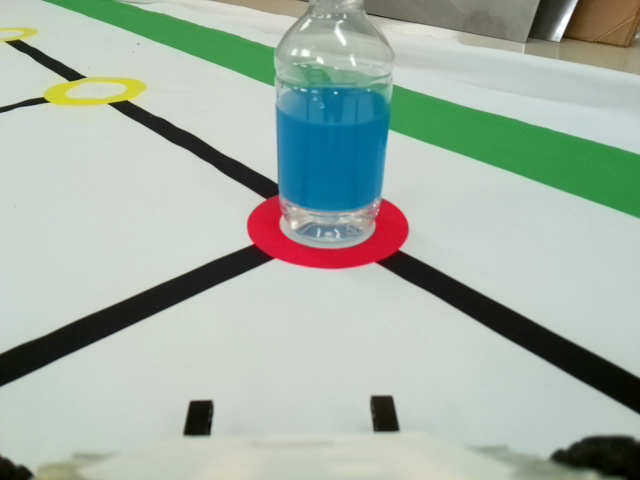
//> input picture captured_image.jpg, 640 x 480 px
$ ./hsv_camera   (built with g++ and OpenCV 4)
//> lines starting //> are read from the running program, lines starting //| are printed output that depends on the picture; after the words box and inside, x2 and y2 are one past the last pixel; in counts of white or black regions, pixels touching at a corner belong together
#include <iostream>
#include <opencv2/highgui/highgui.hpp>
#include <opencv2/imgproc/imgproc.hpp>
using namespace std;
using namespace cv;

// 抽出する画像の輝度値の範囲を指定
#define H_MAX 105
#define H_MIN 95
#define S_MAX 255
#define S_MIN 50
#define V_MAX 255
#define V_MIN 50

// メイン関数
int main(void)
{
	// 入力画像名(ファイルパス)
	string input_filename = "captured_image.jpg";

	// 画像を3チャンネル(BGR)で読み込む
	Mat input_image_rgb = imread(input_filename, IMREAD_COLOR);
//> input_image_rgb is the input picture: 480 rows x 640 cols, CV_8UC3; mean B, G, R 167.3, 177.3, 164.4
	if (input_image_rgb.empty()) {
		cerr << "入力画像が見つかりません" << endl;
		return -1;
	}

	// 表示して確認
	namedWindow("input_RGB");
	imshow("input_RGB", input_image_rgb);

	// BGRからHSVへ変換
	Mat hsv_image, mask_image, output_image;
	cvtColor(input_image_rgb, hsv_image, COLOR_BGR2HSV, 3);
//> hsv_image: 480 rows x 640 cols, CV_8UC3; mean H, S, V 63.9, 41.8, 182.5

	// HSV変換した画像を表示して確認
	namedWindow("input_HSV");
	imshow("input_HSV", hsv_image);
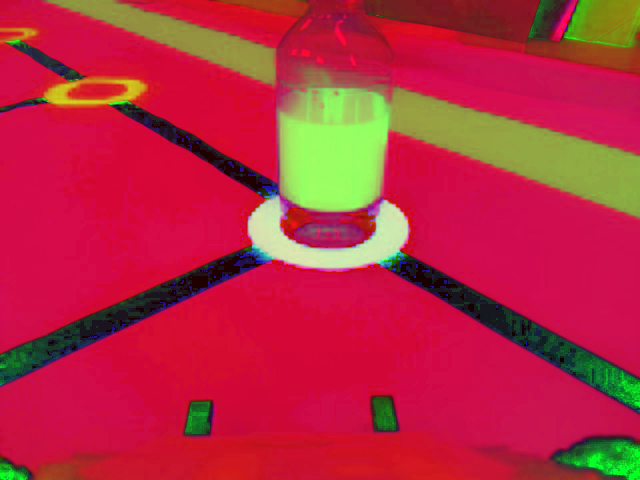
//> window 'input_HSV': 480 rows x 640 cols, CV_8UC3; mean B, G, R 63.9, 41.8, 182.5
	imwrite("hsv.jpg", hsv_image);

	// inRangeを用いてフィルタリング
	Scalar s_min = Scalar(H_MIN, S_MIN, V_MIN);
	Scalar s_max = Scalar(H_MAX, S_MAX, V_MAX);
	inRange(hsv_image, s_min, s_max, mask_image);
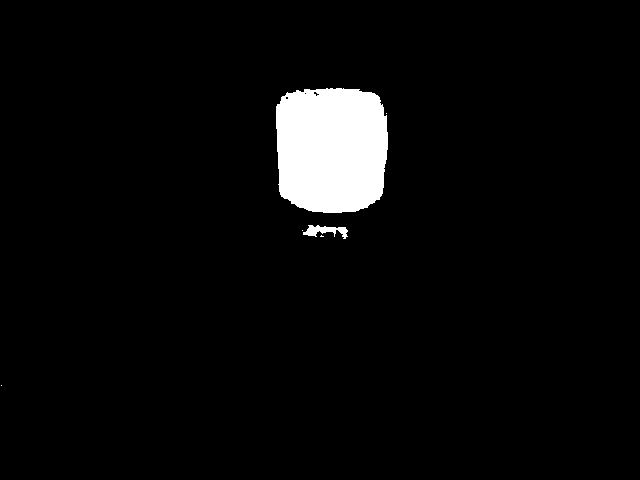
//> mask_image: 480 rows x 640 cols, CV_8UC1; 4.2% white; 6 white regions (4 under 20 px), largest, box (x1, y1, x2, y2) and area: (276, 88, 388, 213) 12499, (303, 225, 348, 239) 305

	// マスク画像を表示
	namedWindow("mask");
	imshow("mask", mask_image);
	imwrite("mask.jpg", mask_image);

	// マスクを基に入力画像をフィルタリング
	input_image_rgb.copyTo(output_image, mask_image);
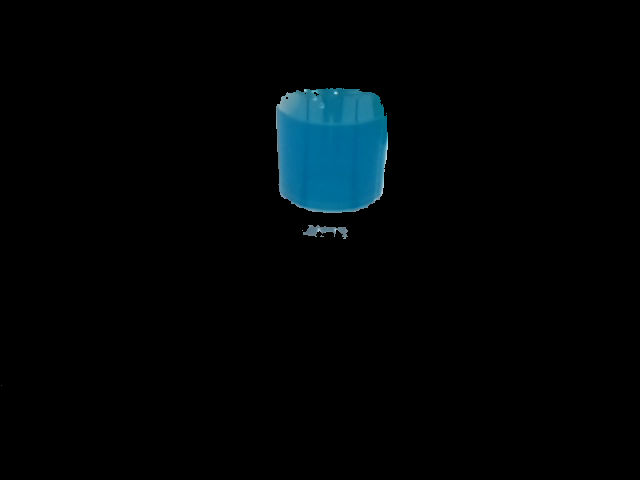
//> output_image: 480 rows x 640 cols, CV_8UC3; mean B, G, R 6.5, 4.9, 0.9

	// 結果の表示と保存
	namedWindow("output");
	imshow("output", output_image);
	imwrite("output.jpg", output_image);
	waitKey(0);

	return 0;
}
